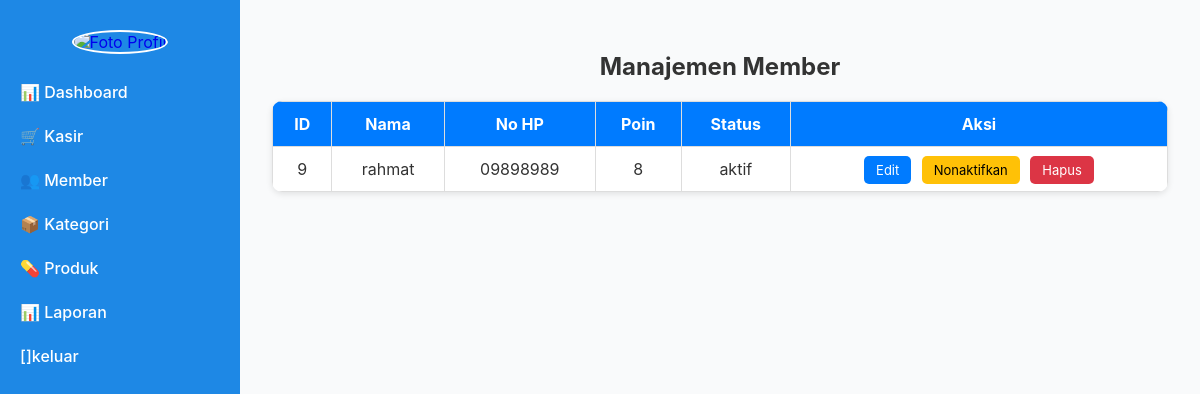
Page /super_admin/member.php on the earlier database version.
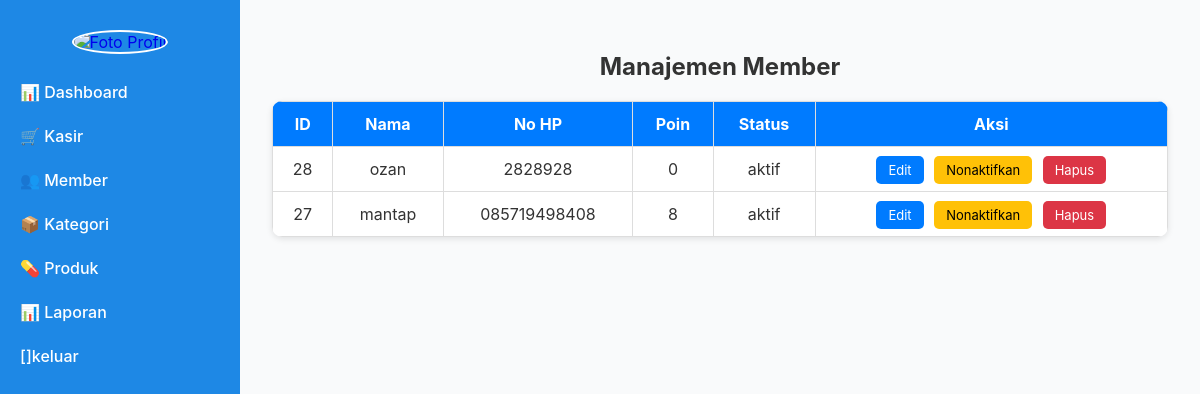
Same page on the later database version.
### tables this page shows
CREATE TABLE `members` (
  `id` int(11) NOT NULL,
  `nama` varchar(100) NOT NULL,
  `no_hp` varchar(20) DEFAULT NULL,
  `poin` int(11) DEFAULT 0,
  `status` enum('aktif','nonaktif') DEFAULT 'aktif'
);

### super_admin/member.php (the view, shortened to what this page needs)
<?php
include_once 'sidebar_admin.php';
$conn = new mysqli("localhost", "root", "", "apotek1");
$members = $conn->query("SELECT * FROM members ORDER BY id DESC");
?>
<!DOCTYPE html>
<html lang="id">
<head>
</head>
<body>
<div class="container">
    <h2>Manajemen Member</h2>
    <table>
        <tr>
            <th>ID</th>
            <th>Nama</th>
            <th>No HP</th>
            <th>Poin</th>
            <th>Status</th>
            <th>Aksi</th>
        </tr>
        <?php while ($row = $members->fetch_assoc()): ?>
        <tr>
            <td><?= $row['id'] ?></td>
            <td><?= htmlspecialchars($row['nama']) ?></td>
            <td><?= htmlspecialchars($row['no_hp']) ?></td>
            <td><?= $row['poin'] ?></td>
            <td><?= $row['status'] ?></td>
            <td class="aksi">
                <a href="#" class="edit" onclick="bukaModalEdit('<?= $row['id'] ?>','<?= htmlspecialchars($row['nama'], ENT_QUOTES) ?>','<?= htmlspecialchars($row['no_hp'], ENT_QUOTES) ?>','<?= $row['poin'] ?>','<?= $row['status'] ?>')">Edit</a>
                <?php if ($row['status'] === 'aktif'): ?>
                    <a href="?ubah_status=<?= $row['id'] ?>&status=nonaktif" class="nonaktifkan" onclick="return confirm('Yakin ingin menonaktifkan member ini?')">Nonaktifkan</a>
                <?php else: ?>
                    <a href="?ubah_status=<?= $row['id'] ?>&status=aktif" class="aktifkan" onclick="return confirm('Yakin ingin mengaktifkan member ini?')">Aktifkan</a>
                <?php endif; ?>
                <a href="?hapus=<?= $row['id'] ?>" class="hapus" onclick="return confirm('Yakin ingin menghapus member ini?')">Hapus</a>
            </td>
        </tr>
        <?php endwhile; ?>
    </table>
</div>
</body>
</html>

Differences in the rows shown:
removed members: id "9", nama "rahmat", no_hp "09898989", poin "8", status "aktif"
added members: id "28", nama "ozan", no_hp "2828928", poin "0", status "aktif"
added members: id "27", nama "mantap", no_hp "085719498408", poin "8", status "aktif"
